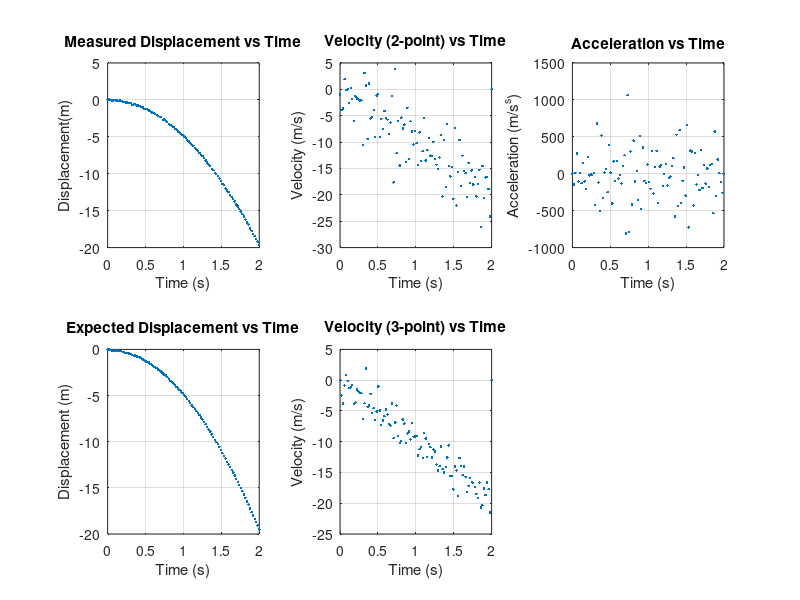
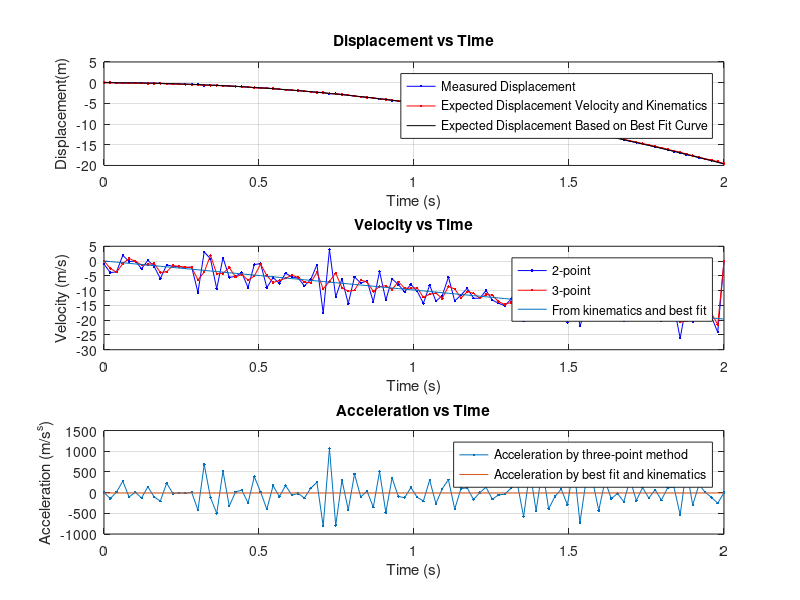
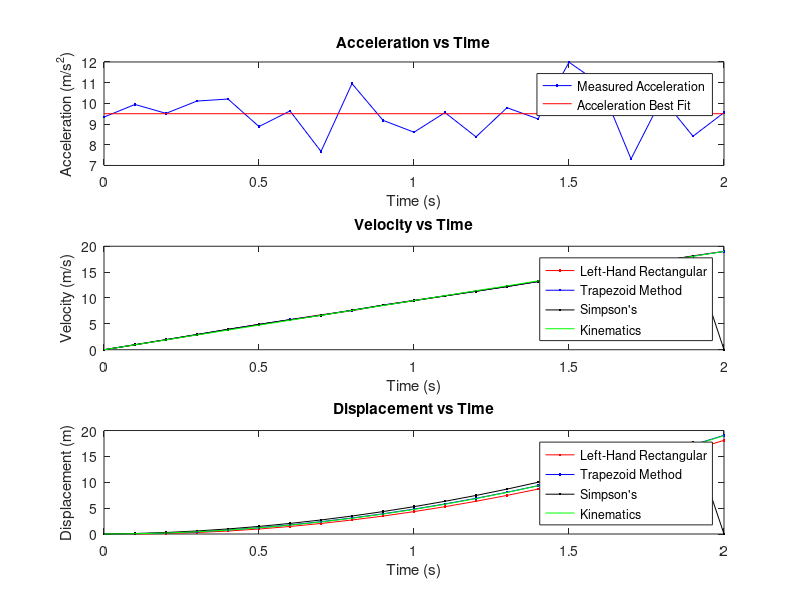

Recreate these plots in MATLAB, in order.
%Liam Hood
%Aero 300
%Lab 6

clear
close all

%% 1. Numeric Differentiation
displacement = load( 'dispData.mat' );
n = length( displacement.y ) ;
h = displacement.t(2) ;

% Two-point
v2p = zeros( 1 , 100 ) ;
for ii = 1:n-1 %Runs for all points save for the last data point 
    v2p(ii) = ( displacement.y( ii+1 ) - displacement.y( ii ) ) / h ; %Formula for two-point differentiation
end

% Three-point
v3p = zeros( 1 , 100 ) ;
for ii = 2:n-1
    v3p(ii) = ( displacement.y( ii+1 ) - displacement.y( ii-1 ) ) / ( 2*h ) ; %Formula for three-point differentiation
end

% Three point acceleration
a3p = zeros( 1 , 100 ) ;
for ii = 2:n-1
    a3p(ii) = ( displacement.y( ii-1 ) - 2*displacement.y( ii ) +  displacement.y( ii+1 ) ) / ( h^2 ) ; %Formula for three-point second derivative
end

% Dacksolved Displacement by kinematics
dExp = [ 0 , zeros( 1 , 99 ) ] ;
for ii = 2:n
    dExp(ii) = dExp(ii-1) + v3p(ii-1)*h ;
end

%Best fit for displacement
dPc = polyfit( displacement.t , displacement.y , 2 ) ;
dP = dPc(1)*( displacement.t.^2 ) + dPc(2).*displacement.t + dPc(3) ;

%Derivative of displacement
vPc = polyder( dPc ) ;
vP = vPc(1)*displacement.t + vPc(2) ;

%derivative of velocity
aPc = polyder( vPc ) ;
aP = linspace( aPc , aPc , n ) ;

% Plots
figure( 'OuterPosition' , [ 0 0 1200 800 ] ) 

subplot( 2 , 3 , 1 ) %Top left
plot( displacement.t , displacement.y , '.' ) % measured displacement
title( 'Measured Displacement vs Time' ) % title of plot
xlabel( 'Time (s)' ) % title of x axis
ylabel( 'Displacement(m)' ) % title of y axis
grid %displays grid on graph

subplot( 2 , 3 , 4 ) %Bottom left
plot( displacement.t , dExp , '.' )  %Displacement by best fit
title( 'Expected Displacement vs Time' )
xlabel( 'Time (s)' )
ylabel( 'Displacement (m)' )
grid

subplot( 2 , 3 , 2 ) %top center
plot( displacement.t , v2p , '.' ) %Velocity from two-point differentiation
title( 'Velocity (2-point) vs Time' )
xlabel( 'Time (s)' )
ylabel( 'Velocity (m/s)' )
grid

subplot( 2 , 3 , 5 ) %bottom center
plot( displacement.t , v3p , '.' ) %Velocity from three-point differentiation
title( 'Velocity (3-point) vs Time' )
xlabel( 'Time (s)' )
ylabel( 'Velocity (m/s)' )
grid

subplot( 2 , 3 , 3 ) %top right
plot( displacement.t , a3p , '.' ) %Acceleration from three-point double differentiation
title( 'Acceleration vs Time' )
xlabel( 'Time (s)' )
ylabel( 'Acceleration (m/s^s)' )
grid

 %%  Better Graphs for 1
 figure( 'OuterPosition' , [ 0 0 800 1000 ] ) 
 subplot( 3 , 1 , 1 ) %Top  
 plot( displacement.t , displacement.y , 'b.-' , displacement.t , dExp , 'r.-' , displacement.t , dP , 'k-' ) %displacement
 title( 'Displacement vs Time' ) % title of plot
 xlabel( 'Time (s)' ) % title of x axis
 ylabel( 'Displacement(m)' ) % title of y axis
 grid %displays grid on graph
 legend( 'Measured Displacement' , 'Expected Displacement Velocity and Kinematics' , 'Expected Displacement Based on Best Fit Curve' )
 
 

 subplot( 3 , 1 , 2 ) %center
 plot( displacement.t , v2p , 'b.-' , displacement.t , v3p , 'r.-' , displacement.t , vP ) %Velocity
 title( 'Velocity vs Time' )
 xlabel( 'Time (s)' )
 ylabel( 'Velocity (m/s)' )
 grid
 legend( '2-point' , '3-point' , 'From kinematics and best fit' )
 
 
 subplot( 3 , 1 , 3 ) %bottom
 plot( displacement.t , a3p , '.-' , displacement.t , aP ) %Acceleration
 title( 'Acceleration vs Time' )
 xlabel( 'Time (s)' )
 ylabel( 'Acceleration (m/s^s)' )
 legend( 'Acceleration by three-point method' , 'Acceleration by best fit and kinematics' )
 grid

disp( 'Taking the numerical derivative of noisy data leads to even noiser ' )
disp( 'derivative estimates. A better way to find the acceleration from this' )
disp( 'data would be to fit a curve to the displacement data and take the ' )
disp( 'second derivative of that.' )

%% 2. Integration
accel = load( 'accelData.mat' );
n = length( accel.acc );
h = accel.t(2) ;

% Left-Handed Rectangular
vR = zeros( 1 , n ) ;
for ii = 2:n
    vR(ii) = vR(ii-1) + h*accel.acc(ii-1) ; %Left hand rectangular formula for velocity
end

dR = zeros( 1 , n ) ;
for ii = 2:n
    dR(ii) = dR(ii-1) + h*vR(ii-1) ; %Uses velocity and left hand rectangular to find displacement
end

%Trapezoid 
vT = zeros( 1 , n ) ;
for ii = 2:n
    vT(ii) = vT(ii-1) + (h/2)*( accel.acc(ii-1) + accel.acc(ii) ) ; %Trapezoid method for velocity
end

dT = zeros( 1 , n ) ;
for ii = 2:n
    dT(ii) = dT(ii-1) + (h/2)*( vT(ii-1) + vT(ii) ) ; %Velocity and trapezoid method to find displacement
end

%Simpson's 
vS = zeros( 1 , n ) ;
for ii = 2:n-1
    vS(ii) = vS(ii-1) + (h/6)*( accel.acc(ii-1) + 4*accel.acc(ii) + accel.acc(ii+1) ) ; %Simpson's method to find velocity
end

dS = zeros( 1 , n ) ;
for ii = 2:n-1
    dS(ii) = dS(ii-1) + (h/6)*( vS(ii-1) + 4*vS(ii) + vS(ii+1) ) ; %Simpsons's and velocity to find displacement
end

% Expected
aEc = polyfit( accel.t' , accel.acc , 0 ); %Best fit acceleration
aE = linspace( aEc , aEc , n ) ;

vE = aEc*accel.t ; %Velocity predicted by kinematics

dE = .5 * aEc *( accel.t .^ 2 ) ; %Displacement predicted by kinematics


figure( 'OuterPosition' , [ 0 0 600 1000 ] )
subplot( 3 , 1 , 1 )
plot( accel.t , accel.acc , '.-b' , accel.t , aE , '-r' ) %Acceleration plot
title( 'Acceleration vs Time' )
ylabel( 'Acceleration (m/s^2)' )
xlabel( 'Time (s)' )
legend( 'Measured Acceleration' , 'Acceleration Best Fit' )

subplot( 3 , 1 , 2 )
plot( accel.t , vR , '.-r' , accel.t , vT , '.-b' , accel.t , vS , '.-k' , accel.t , vE , '-g') %Velocity plot
title( 'Velocity vs Time' )
ylabel( 'Velocity (m/s)' )
xlabel( 'Time (s)' )
legend( 'Left-Hand Rectangular' , 'Trapezoid Method' , 'Simpson''s' , 'Kinematics' )

subplot( 3 , 1 , 3 )
plot( accel.t , dR , '.-r' , accel.t , dT , '.-b' , accel.t , dS , '.-k' , accel.t , dE , '-g' ) %Acceleration plot
title( 'Displacement vs Time' )
ylabel( 'Displacement (m)' )
xlabel( 'Time (s)' )
legend( 'Left-Hand Rectangular' , 'Trapezoid Method' , 'Simpson''s' , 'Kinematics' )

%% 3. Discussion
